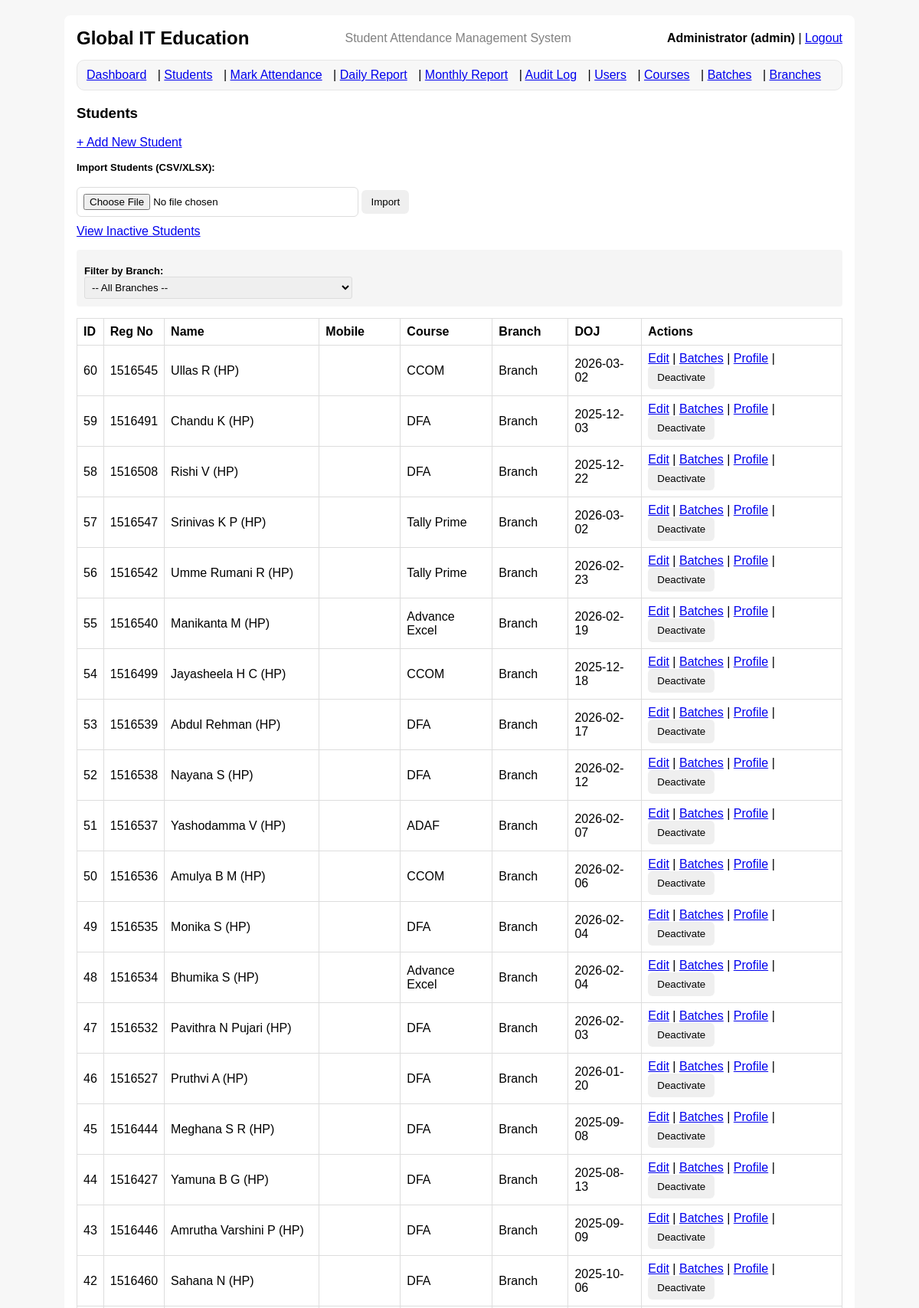
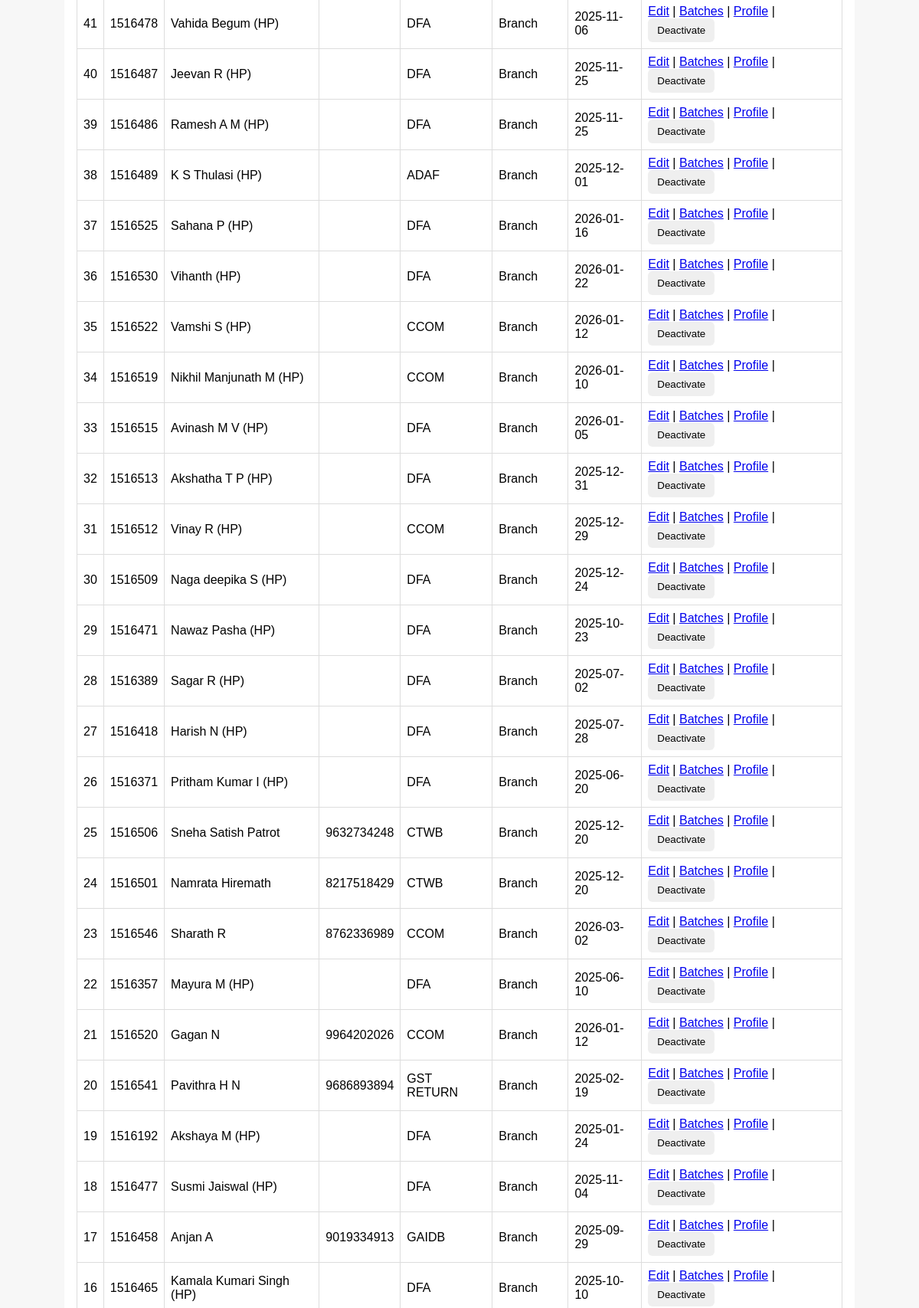
The app's page /students (signed in, upper part) with its own data (2 pictures, top to bottom).
### tables this page shows
CREATE TABLE students (
  id INTEGER PRIMARY KEY AUTOINCREMENT,
  full_name TEXT NOT NULL,
  mobile_number TEXT,
  registration_number TEXT NOT NULL UNIQUE,
  course_id INTEGER,
  branch_id INTEGER,
  address TEXT,
  qualification TEXT,
  date_of_joining TEXT NOT NULL,
  is_active INTEGER NOT NULL DEFAULT 1,
  FOREIGN KEY(course_id) REFERENCES courses(id),
  FOREIGN KEY(branch_id) REFERENCES branches(id)
);

CREATE TABLE courses (
            id INTEGER PRIMARY KEY AUTOINCREMENT,
            course_name TEXT NOT NULL UNIQUE,
            duration TEXT,
            fee REAL,
            is_active INTEGER NOT NULL DEFAULT 1
        );

CREATE TABLE branches (
            id INTEGER PRIMARY KEY AUTOINCREMENT,
            branch_name TEXT NOT NULL UNIQUE,
            location TEXT,
            contact_number TEXT,
            is_active INTEGER NOT NULL DEFAULT 1
        );

### app.py (the view)
@app.route("/students")
@admin_required
def students():
    conn = get_conn()
    cur = conn.cursor()
    branch_id = request.args.get("branch_id", "")
    cur.execute("SELECT id, branch_name FROM branches ORDER BY branch_name")
    branches = cur.fetchall()
    if branch_id:
        cur.execute(
            """
            SELECT s.*, c.course_name, b.branch_name
            FROM students s
            LEFT JOIN courses c ON c.id = s.course_id
            LEFT JOIN branches b ON b.id = s.branch_id
            WHERE s.is_active=1 AND s.branch_id=?
            ORDER BY s.id DESC
            """,
            (branch_id,)
        )
    else:
        cur.execute(
            """
            SELECT s.*, c.course_name, b.branch_name
            FROM students s
            LEFT JOIN courses c ON c.id = s.course_id
            LEFT JOIN branches b ON b.id = s.branch_id
            WHERE s.is_active=1
            ORDER BY s.id DESC
            """
        )
    students_rows = cur.fetchall()
    conn.close()
    return render_template("students.html", students=students_rows, branches=branches, selected_branch=branch_id)

### auth.py (called while the page is built)
def admin_required(view_func):
    @wraps(view_func)
    def wrapper(*args, **kwargs):
        if "user_id" not in session:
            flash("Please login first.", "danger")
            return redirect(url_for("login"))
        if session.get("role") != "admin":
            flash("Admin access required.", "danger")
            return redirect(url_for("dashboard"))
        return view_func(*args, **kwargs)
    return wrapper

### db.py (called while the page is built)
def get_conn():
    conn = sqlite3.connect(DB_PATH)
    conn.row_factory = sqlite3.Row
    conn.execute("PRAGMA foreign_keys = ON;")
    return conn

### templates/students.html (shortened to what this page needs)
{% extends "base.html" %}
{% block content %}
<h3>Students</h3>
<p><a href="{{ url_for('student_add') }}">+ Add New Student</a></p>
<form action="{{ url_for('import_students') }}" method="POST" enctype="multipart/form-data" style="margin:10px 0;">
  <label><b>Import Students (CSV/XLSX):</b></label><br>
  <input type="file" name="file" accept=".csv,.xlsx" required>
  <button type="submit">Import</button>
</form>
<a href="{{ url_for('inactive_students') }}">View Inactive Students</a>
<div style="margin: 15px 0; padding: 10px; background-color: #f5f5f5; border-radius: 4px;">
  <label for="branch-filter"><b>Filter by Branch:</b></label>
  <select id="branch-filter" style="padding: 5px; border-radius: 3px;">
    <option value="">-- All Branches --</option>
  </select>
</div>
<table>
  <tr>
    <th>ID</th>
    <th>Reg No</th>
    <th>Name</th>
    <th>Mobile</th>
    <th>Course</th>
    <th>Branch</th>
    <th>DOJ</th>
    <th>Actions</th>
  </tr>
  {% for s in students %}
  <tr>
    <td>{{ s.id }}</td>
    <td>{{ s.registration_number }}</td>
    <td>{{ s.full_name }}</td>
    <td>{{ s.mobile_number or "" }}</td>
    <td>{{ s.course_name or "" }}</td>
    <td>{{ s.branch_name or "" }}</td>
    <td>{{ s.date_of_joining }}</td>
    <td>
      <a href="{{ url_for('student_edit', student_id=s.id) }}">Edit</a>
      |
      <a href="{{ url_for('student_batches', student_id=s.id) }}">Batches</a>
      |
      <a href="{{ url_for('student_profile', student_id=s.id) }}">Profile</a>
      |
      <form method="post" action="{{ url_for('deactivate_student', student_id=s.id) }}" style="display:inline;">
        <button type="submit" onclick="return confirm('Deactivate this student?')">Deactivate</button>
      </form>
    </td>
  </tr>
  {% endfor %}
</table>
{% endblock %}

### static/style.css (style rules this page uses)
body { font-family: Arial, sans-serif; background:#f7f7f7; }
table { width:100%; border-collapse: collapse; margin-top: 10px; }
th, td { border: 1px solid #ddd; padding: 8px; text-align:left; }
label { display:block; margin-top:10px; font-size: 13px; }
input, select { width: 350px; max-width: 100%; padding: 8px; border:1px solid #ddd; border-radius: 6px; }
button { padding: 8px 12px; border:0; border-radius: 6px; cursor:pointer; }

### records on screen
students: id "60", registration_number "1516545", full_name "Ullas R (HP)", course_name "CCOM", branch_name "Branch", date_of_joining "2026-03-02"
students: id "59", registration_number "1516491", full_name "Chandu K (HP)", course_name "DFA", branch_name "Branch", date_of_joining "2025-12-03"
students: id "58", registration_number "1516508", full_name "Rishi V (HP)", course_name "DFA", branch_name "Branch", date_of_joining "2025-12-22"
students: id "57", registration_number "1516547", full_name "Srinivas K P (HP)", course_name "Tally Prime", branch_name "Branch", date_of_joining "2026-03-02"
students: id "56", registration_number "1516542", full_name "Umme Rumani R (HP)", course_name "Tally Prime", branch_name "Branch", date_of_joining "2026-02-23"
students: id "55", registration_number "1516540", full_name "Manikanta M (HP)", course_name "Advance Excel", branch_name "Branch", date_of_joining "2026-02-19"
students: id "54", registration_number "1516499", full_name "Jayasheela H C (HP)", course_name "CCOM", branch_name "Branch", date_of_joining "2025-12-18"
students: id "53", registration_number "1516539", full_name "Abdul Rehman (HP)", course_name "DFA", branch_name "Branch", date_of_joining "2026-02-17"
students: id "52", registration_number "1516538", full_name "Nayana S (HP)", course_name "DFA", branch_name "Branch", date_of_joining "2026-02-12"
students: id "51", registration_number "1516537", full_name "Yashodamma V (HP)", course_name "ADAF", branch_name "Branch", date_of_joining "2026-02-07"
students: id "50", registration_number "1516536", full_name "Amulya B M (HP)", course_name "CCOM", branch_name "Branch", date_of_joining "2026-02-06"
students: id "49", registration_number "1516535", full_name "Monika S (HP)", course_name "DFA", branch_name "Branch", date_of_joining "2026-02-04"
students: id "48", registration_number "1516534", full_name "Bhumika S (HP)", course_name "Advance Excel", branch_name "Branch", date_of_joining "2026-02-04"
students: id "47", registration_number "1516532", full_name "Pavithra N Pujari (HP)", course_name "DFA", branch_name "Branch", date_of_joining "2026-02-03"
students: id "46", registration_number "1516527", full_name "Pruthvi A (HP)", course_name "DFA", branch_name "Branch", date_of_joining "2026-01-20"
students: id "45", registration_number "1516444", full_name "Meghana S R (HP)", course_name "DFA", branch_name "Branch", date_of_joining "2025-09-08"
students: id "44", registration_number "1516427", full_name "Yamuna B G (HP)", course_name "DFA", branch_name "Branch", date_of_joining "2025-08-13"
students: id "43", registration_number "1516446", full_name "Amrutha Varshini P (HP)", course_name "DFA", branch_name "Branch", date_of_joining "2025-09-09"
students: id "42", registration_number "1516460", full_name "Sahana N (HP)", course_name "DFA", branch_name "Branch", date_of_joining "2025-10-06"
students: id "41", registration_number "1516478", full_name "Vahida Begum (HP)", course_name "DFA", branch_name "Branch", date_of_joining "2025-11-06"
students: id "40", registration_number "1516487", full_name "Jeevan R (HP)", course_name "DFA", branch_name "Branch", date_of_joining "2025-11-25"
students: id "39", registration_number "1516486", full_name "Ramesh A M (HP)", course_name "DFA", branch_name "Branch", date_of_joining "2025-11-25"
students: id "38", registration_number "1516489", full_name "K S Thulasi (HP)", course_name "ADAF", branch_name "Branch", date_of_joining "2025-12-01"
students: id "37", registration_number "1516525", full_name "Sahana P (HP)", course_name "DFA", branch_name "Branch", date_of_joining "2026-01-16"
students: id "36", registration_number "1516530", full_name "Vihanth (HP)", course_name "DFA", branch_name "Branch", date_of_joining "2026-01-22"
students: id "35", registration_number "1516522", full_name "Vamshi S (HP)", course_name "CCOM", branch_name "Branch", date_of_joining "2026-01-12"
students: id "34", registration_number "1516519", full_name "Nikhil Manjunath M (HP)", course_name "CCOM", branch_name "Branch", date_of_joining "2026-01-10"
students: id "33", registration_number "1516515", full_name "Avinash M V (HP)", course_name "DFA", branch_name "Branch", date_of_joining "2026-01-05"
students: id "32", registration_number "1516513", full_name "Akshatha T P (HP)", course_name "DFA", branch_name "Branch", date_of_joining "2025-12-31"
students: id "31", registration_number "1516512", full_name "Vinay R (HP)", course_name "CCOM", branch_name "Branch", date_of_joining "2025-12-29"
students: id "30", registration_number "1516509", full_name "Naga deepika S (HP)", course_name "DFA", branch_name "Branch", date_of_joining "2025-12-24"
students: id "29", registration_number "1516471", full_name "Nawaz Pasha (HP)", course_name "DFA", branch_name "Branch", date_of_joining "2025-10-23"
students: id "28", registration_number "1516389", full_name "Sagar R (HP)", course_name "DFA", branch_name "Branch", date_of_joining "2025-07-02"
students: id "27", registration_number "1516418", full_name "Harish N (HP)", course_name "DFA", branch_name "Branch", date_of_joining "2025-07-28"
students: id "26", registration_number "1516371", full_name "Pritham Kumar I (HP)", course_name "DFA", branch_name "Branch", date_of_joining "2025-06-20"
students: id "25", registration_number "1516506", full_name "Sneha Satish Patrot", mobile_number "9632734248", course_name "CTWB", branch_name "Branch", date_of_joining "2025-12-20"
students: id "24", registration_number "1516501", full_name "Namrata Hiremath", mobile_number "8217518429", course_name "CTWB", branch_name "Branch", date_of_joining "2025-12-20"
students: id "23", registration_number "1516546", full_name "Sharath R", mobile_number "8762336989", course_name "CCOM", branch_name "Branch", date_of_joining "2026-03-02"
students: id "22", registration_number "1516357", full_name "Mayura M (HP)", course_name "DFA", branch_name "Branch", date_of_joining "2025-06-10"
students: id "21", registration_number "1516520", full_name "Gagan N", mobile_number "9964202026", course_name "CCOM", branch_name "Branch", date_of_joining "2026-01-12"
students: id "20", registration_number "1516541", full_name "Pavithra H N", mobile_number "9686893894", course_name "GST RETURN", branch_name "Branch", date_of_joining "2025-02-19"
students: id "19", registration_number "1516192", full_name "Akshaya M (HP)", course_name "DFA", branch_name "Branch", date_of_joining "2025-01-24"
students: id "18", registration_number "1516477", full_name "Susmi Jaiswal (HP)", course_name "DFA", branch_name "Branch", date_of_joining "2025-11-04"
students: id "17", registration_number "1516458", full_name "Anjan A", mobile_number "9019334913", course_name "GAIDB", branch_name "Branch", date_of_joining "2025-09-29"
students: id "16", registration_number "1516465", full_name "Kamala Kumari Singh (HP)", course_name "DFA", branch_name "Branch", date_of_joining "2025-10-10"

### other values on screen
{{ session.get("full_name") }} "Administrator"
{{ session.get("username", "") }} "admin"
